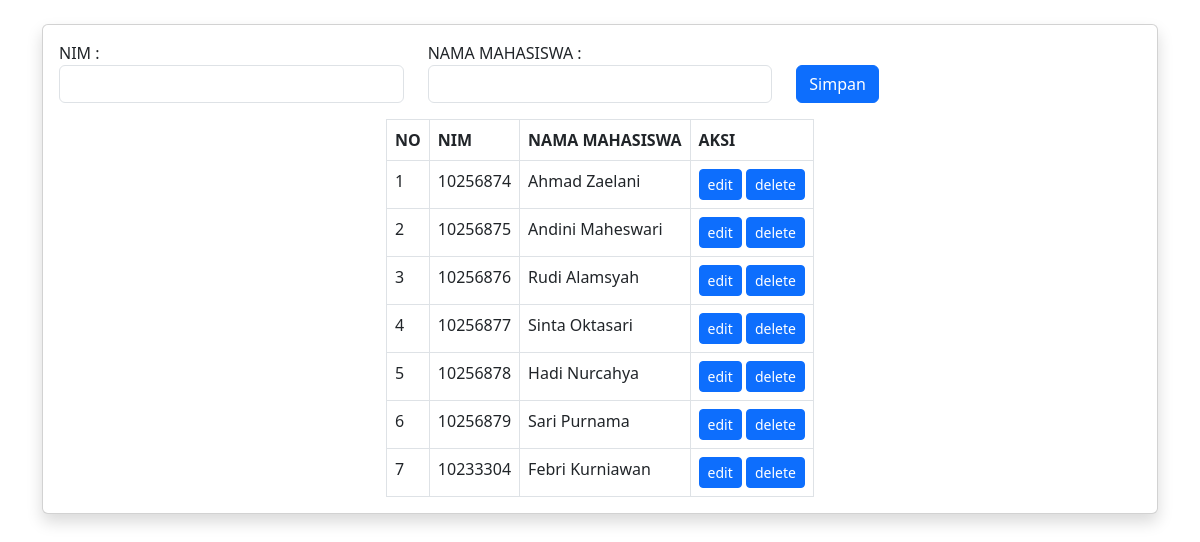
The page / on the database its author committed.
### tables this page shows
CREATE TABLE `tb_mahasiswa` (
  `id_mahasiswa` int(10) NOT NULL,
  `nim` varchar(10) NOT NULL,
  `nama_mahasiswa` varchar(50) NOT NULL
);

### database.php (called while the page is built)
<?php
class database
{
	private $host="localhost";
	private $user="root";
	private $pass="";
	private $db="codexam";
	protected $koneksi;
	public function __construct(){
		try
		{
				$this->koneksi = new PDO("mysql:host=$this->host; dbname=$this->db",$this->user, $this->pass);
				$this->koneksi->setAttribute(PDO::ATTR_ERRMODE, PDO::ERRMODE_EXCEPTION);
		}
		catch(PDOException $e)
		{
				echo $e->getMessage();
		}
		return $this->koneksi;
	}
}
?>

### sql.php (called while the page is built, shortened)
<?php
class crud extends database
{
	public function showData()
	{
		$sql ="SELECT * FROM tb_mahasiswa";
		$stmt= $this->koneksi->prepare($sql);
		$stmt->execute();
		return $stmt;
	}
}
?>

### index.php (the view, shortened to what this page needs)
<?php
require_once ('database.php');
require_once ('sql.php');
$obj = new crud;
?>
<!DOCTYPE html>
<html>
<head>
	<link href="https://cdn.jsdelivr.net/npm/bootstrap@5.3.0-alpha1/dist/css/bootstrap.min.css" rel="stylesheet">
</head>
<body>
	<div class="container">
		<div class="card shadow mb-4 mt-4">
	        <form action="<?php echo $_SERVER['PHP_SELF']; ?>" method="post">
		        <div class="card-body">
					<div class="row">
						<div class="col-md-4">
							<div class="form-group">
								<label>NIM :</label>
								<input type="text" class="form-control" name="nim"/>
							</div>
						</div>
						<div class="col-md-4">
							<div class="form-group">
								<label>NAMA MAHASISWA :</label>
								<input type="text" class="form-control" name="nama_mahasiswa"/>
							</div>
						</div>
						<div class="col-md-4">
								<button type="submit" class="mt-4 btn btn-md btn-primary"> Simpan</button>
						</div>
					</div>
				</div>
			</form>
			<div class="row m-auto">
				<table class="table table-bordered">
					<tr>
						<th>NO</th>
						<th>NIM</th>
						<th>NAMA MAHASISWA</th>
						<th>AKSI</th>
					</tr>
					<?php
					$no=1;
						$data=$obj->showData();
						if($data->rowCount()>0){
						while($row=$data->fetch(PDO::FETCH_ASSOC)){
					?>
					<tr>
						<td><?php echo $no; ?></td>
						<td><?php echo $row['nim']; ?></td>
						<td><?php echo $row['nama_mahasiswa']; ?></td>
						<td>
							<?php echo "<a class='btn btn-sm btn-primary' href='edit.php?id_mahasiswa=".$row['id_mahasiswa']."'>edit</a>"; ?>
							<?php echo "<a class='btn btn-sm btn-primary' href='delete.php?id_mahasiswa=".$row['id_mahasiswa']."'>delete</a>"; ?>
						</td>
					</tr>
					<?php $no+=1; } $data->closeCursor();
									}else{
										echo '
											<tr>
												<td> Not found</td>
											</tr>
										';
									}
									?>
				</table>
			</div>
		</div>
	</div>
</body>
</html>

### rows shown on the page
tb_mahasiswa: nim "10256874", nama_mahasiswa "Ahmad Zaelani"
tb_mahasiswa: nim "10256875", nama_mahasiswa "Andini Maheswari"
tb_mahasiswa: nim "10256876", nama_mahasiswa "Rudi Alamsyah"
tb_mahasiswa: nim "10256877", nama_mahasiswa "Sinta Oktasari"
tb_mahasiswa: nim "10256878", nama_mahasiswa "Hadi Nurcahya"
tb_mahasiswa: nim "10256879", nama_mahasiswa "Sari Purnama"
tb_mahasiswa: nim "10233304", nama_mahasiswa "Febri Kurniawan"
